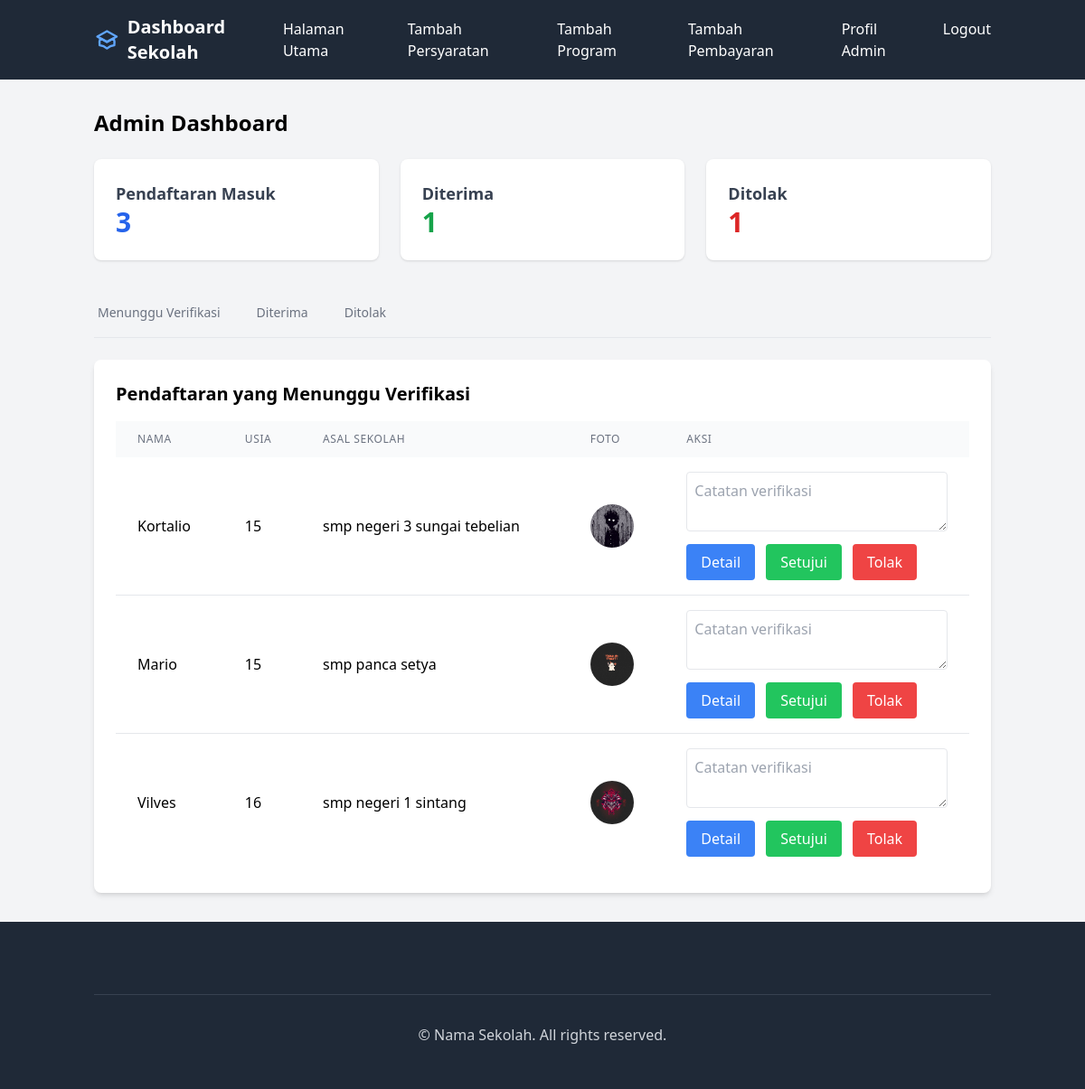
Before: /admin/admin/dashboard (signed in) with the older database file.
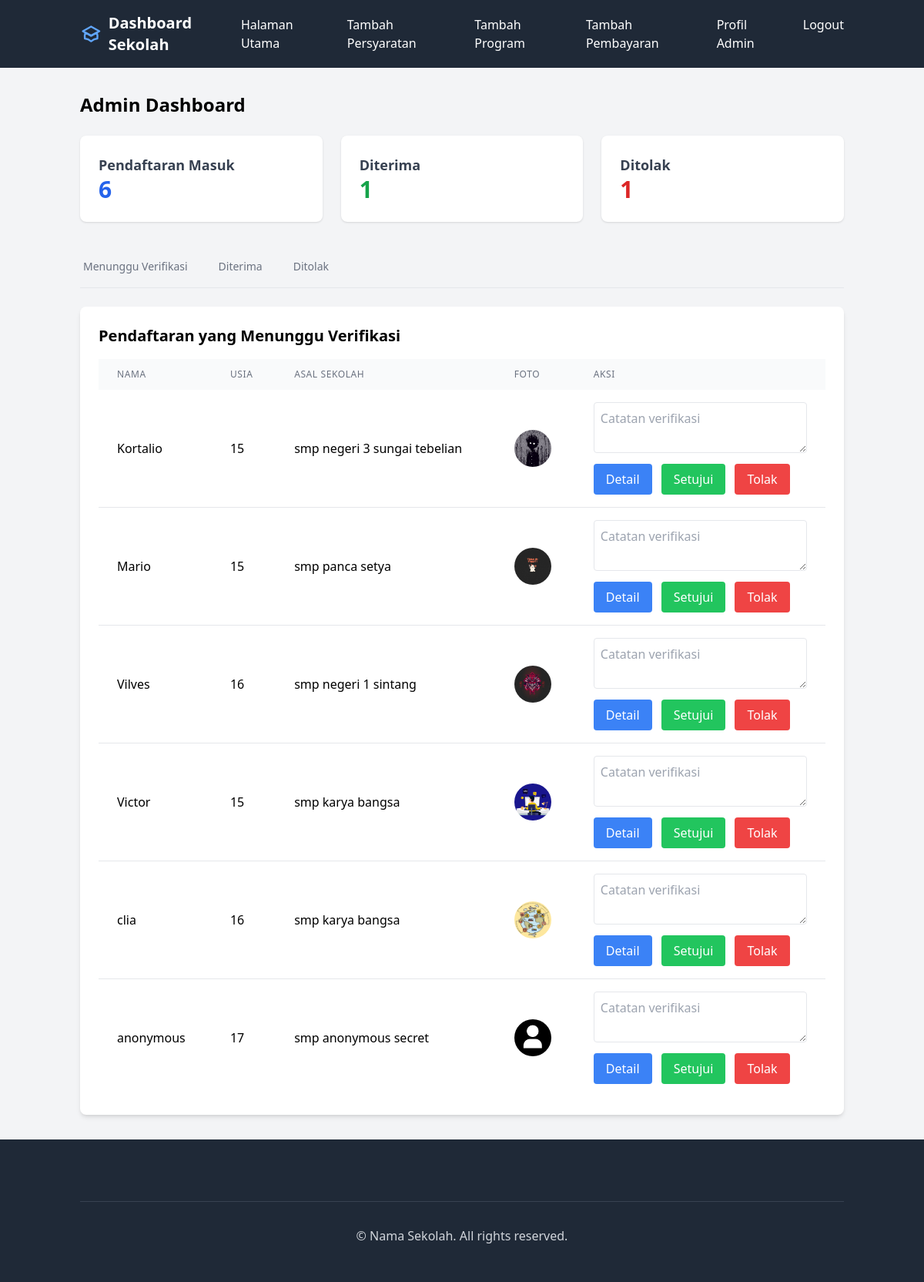
After: the same page with the newer database file.
### app/models.py (models this page shows, shortened)
class Form(db.Model):
    id = db.Column(db.Integer, primary_key=True)
    user_id = db.Column(db.Integer, db.ForeignKey('user.id'), nullable=False)
    student_name = db.Column(db.String(100), nullable=False)
    student_age = db.Column(db.Integer, nullable=False)
    student_email = db.Column(db.String(120), nullable=False)
    school_name = db.Column(db.String(100), nullable=False)
    image_path = db.Column(db.String(255), nullable=False)
    document_path = db.Column(db.String(255), nullable=False)
    status = db.Column(db.String(20), nullable=False, default='pending')
    verified_by = db.Column(db.Integer, db.ForeignKey('user.id'), nullable=True)
    verification_date = db.Column(db.DateTime, nullable=True)
    verification_note = db.Column(db.Text, nullable=True)
    is_verified = db.Column(db.Boolean, default=False)
    timestamp = db.Column(db.DateTime, default=datetime.utcnow)
    payment_status = db.Column(db.String(50), default='unpaid')  # unpaid, pending_verification, verified
    payment_proof = db.Column(db.String(255), nullable=True)
    payment_verified_at = db.Column(db.DateTime, nullable=True)
    payment_verified_by = db.Column(db.Integer, db.ForeignKey('user.id'), nullable=True)

### app/routes/admin.py (the view)
@admin_bp.route('admin/dashboard')
@login_required
@admin_required
def dashboard():
    pending_forms = Form.query.filter_by(status='pending').all()
    approved_forms = Form.query.filter_by(status='approved').order_by(Form.verification_date.desc()).all()
    rejected_forms = Form.query.filter_by(status='rejected').order_by(Form.verification_date.desc()).all()
    pending_payments = Form.query.filter_by(payment_status='pending_verification').all()
    pending_count = len(pending_forms)
    approved_count = len(approved_forms)
    rejected_count = len(rejected_forms)
    return render_template('parts/admindashboard.html',
                         pending_forms=pending_forms,
                         approved_forms=approved_forms,
                         rejected_forms=rejected_forms,
                         pending_payments=pending_payments,
                         pending_count=pending_count,
                         approved_count=approved_count,
                         rejected_count=rejected_count)

### app/routes/admin.py (called while the page is built)
def admin_required(f):
    @wraps(f)
    def decorated_function(*args, **kwargs):
        if not current_user.is_authenticated or current_user.role != UserRole.ADMIN.value:
            flash('Anda tidak memiliki akses ke halaman ini.', 'error')
            return redirect(url_for('index_bp.index'))
        return f(*args, **kwargs)
    return decorated_function

### app/templates/parts/admindashboard.html (shortened to what this page needs)
{% extends "adminbase.html" %}
{% block content %}
<div class="container mx-auto px-4 py-8">
    <h1 class="text-2xl font-bold mb-6">Admin Dashboard</h1>
    <div class="grid grid-cols-1 md:grid-cols-3 gap-6 mb-8">
        <div class="bg-white rounded-lg shadow p-6">
            <h3 class="text-lg font-semibold text-gray-700">Pendaftaran Masuk</h3>
            <p class="text-3xl font-bold text-blue-600">{{ pending_count }}</p>
        </div>
        <div class="bg-white rounded-lg shadow p-6">
            <h3 class="text-lg font-semibold text-gray-700">Diterima</h3>
            <p class="text-3xl font-bold text-green-600">{{ approved_count }}</p>
        </div>
        <div class="bg-white rounded-lg shadow p-6">
            <h3 class="text-lg font-semibold text-gray-700">Ditolak</h3>
            <p class="text-3xl font-bold text-red-600">{{ rejected_count }}</p>
        </div>
    </div>
    <div class="mb-6">
        <div class="border-b border-gray-200">
            <nav class="-mb-px flex space-x-8" aria-label="Tabs">
                <button onclick="showTab('pending')"
                        class="tab-button border-b-2 border-transparent px-1 py-4 text-sm font-medium text-gray-500 hover:border-gray-300 hover:text-gray-700">
                    Menunggu Verifikasi
                </button>
                <button onclick="showTab('approved')"
                        class="tab-button border-b-2 border-transparent px-1 py-4 text-sm font-medium text-gray-500 hover:border-gray-300 hover:text-gray-700">
                    Diterima
                </button>
                <button onclick="showTab('rejected')"
                        class="tab-button border-b-2 border-transparent px-1 py-4 text-sm font-medium text-gray-500 hover:border-gray-300 hover:text-gray-700">
                    Ditolak
                </button>
            </nav>
        </div>
    </div>
    <div id="pending-tab" class="tab-content bg-white shadow-md rounded-lg p-6">
        <h2 class="text-xl font-semibold mb-4">Pendaftaran yang Menunggu Verifikasi</h2>
        {% if pending_forms %}
        <div class="overflow-x-auto">
            <table id="pendingTable" class="min-w-full table-auto display">
                <thead class="bg-gray-50">
                    <tr>
                        <th class="px-6 py-3 text-left text-xs font-medium text-gray-500 uppercase tracking-wider">Nama</th>
                        <th class="px-6 py-3 text-left text-xs font-medium text-gray-500 uppercase tracking-wider">Usia</th>
                        <th class="px-6 py-3 text-left text-xs font-medium text-gray-500 uppercase tracking-wider">Asal Sekolah</th>
                        <th class="px-6 py-3 text-left text-xs font-medium text-gray-500 uppercase tracking-wider">Foto</th>
                        <th class="px-6 py-3 text-left text-xs font-medium text-gray-500 uppercase tracking-wider">Aksi</th>
                    </tr>
                </thead>
                <tbody class="bg-white divide-y divide-gray-200">
                    {% for form in pending_forms %}
                    <tr>
                        <td class="px-6 py-4">{{ form.student_name }}</td>
                        <td class="px-6 py-4">{{ form.student_age }}</td>
                        <td class="px-6 py-4">{{ form.school_name }}</td>
                        <td class="px-6 py-4">
                            <img src="{{ url_for('static', filename='uploads/student_images/' + form.image_path) }}"
                                 alt="Student photo"
                                 class="h-12 w-12 rounded-full object-cover">
                        </td>
                        <td class="px-6 py-4">
                            <form action="{{ url_for('admin_bp.verify_form', form_id=form.id) }}" method="POST" class="space-y-2">
                                <textarea name="note" class="w-full p-2 border rounded" placeholder="Catatan verifikasi"></textarea>
                               <div class="space-x-2">
                                    <a href="{{ url_for('admin_bp.student_detail', form_id=form.id) }}"
                                       class="inline-block bg-blue-500 text-white px-4 py-2 rounded hover:bg-blue-600">
                                        Detail
                                    </a>
                                    <button type="submit" name="action" value="approve"
                                            class="bg-green-500 text-white px-4 py-2 rounded hover:bg-green-600">
                                        Setujui
                                    </button>
                                    <button type="submit" name="action" value="reject"
                                            class="bg-red-500 text-white px-4 py-2 rounded hover:bg-red-600">
                                        Tolak
                                    </button>
                                </div>
                            </form>
                        </td>
                    </tr>
                    {% endfor %}
                </tbody>
            </table>
        </div>
        {% else %}
        <p class="text-gray-500">Tidak ada pendaftaran yang menunggu verifikasi.</p>
        {% endif %}
    </div>
</div>
{% endblock %}

### app/templates/adminbase.html (shortened to what this page needs)
<!DOCTYPE html>
<html lang="en">
<head>
    <script src="https://cdn.tailwindcss.com"></script>
    <link rel="stylesheet" type="text/css" href="https://cdn.datatables.net/1.11.5/css/jquery.dataTables.css">
    <link rel="stylesheet" type="text/css" href="https://cdn.datatables.net/responsive/2.2.9/css/responsive.dataTables.min.css">
</head>
<body class="bg-gray-100">
    <nav class="bg-gray-800 text-white">
        <div class="container mx-auto px-4">
            <div class="flex justify-between items-center py-4">
                <div class="flex items-center space-x-2">
                    <a class="text-xl font-bold">Dashboard Sekolah</a>
                </div>
                <div class="hidden md:flex space-x-8">
                    <a href="{{ url_for('index_bp.index') }}" class="hover:text-blue-400 transition-colors">Halaman Utama</a>
                    <a href="#" class="hover:text-blue-400 transition-colors"> Tambah Persyaratan</a>
                    <a href="#" class="hover:text-blue-400 transition-colors"> Tambah Program</a>
                    <a href="#" class="hover:text-blue-400 transition-colors">Tambah Pembayaran</a>
                    {% if current_user.is_authenticated %}
                        <a href="#" class="hover:text-blue-400 transition-colors">Profil Admin</a>
                        <a href="{{ url_for('auth_bp.login') }}" class="hover:text-blue-400 transition-colors">Logout</a>
                    {% else %}
                        <a href="{{ url_for('auth_bp.login') }}" class="hover:text-blue-400 transition-colors">Login</a>
                    {% endif %}
                </div>
            </div>
        </div>
    </nav>
    {% block content %}{% endblock %}
    <footer class="bg-gray-800 text-gray-300">
        <div class="container mx-auto px-4 py-12">
            <div class="border-t border-gray-700 mt-8 pt-8 text-center">
                <p>&copy; Nama Sekolah. All rights reserved.</p>
            </div>
        </div>
    </footer>
</body>
</html>

Changed rows visible on the page:
added Form: student_name "Victor", student_age "15", school_name "smp karya bangsa", image_path (picture)
added Form: student_name "clia", student_age "16", school_name "smp karya bangsa", image_path (picture)
added Form: student_name "anonymous", student_age "17", school_name "smp anonymous secret", image_path (placeholder picture)
Other visible differences:
{{ pending_count }}: "3" → "6"
